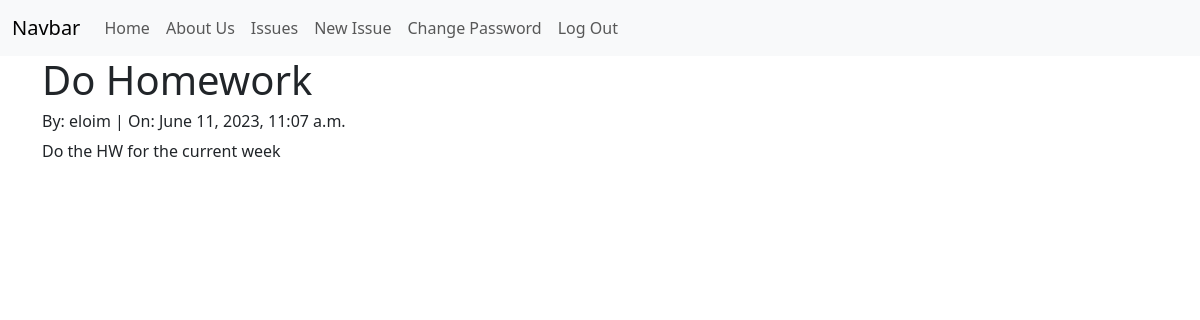
Screenshot of /issues/1/detail/ (signed in) with the database file from the repository.
### issues/models.py (models this page shows, shortened)
class Issue(models.Model):
    summary = models.CharField(max_length=256)
    body = models.TextField()
    assignee = models.ForeignKey(
        get_user_model(),
        on_delete=models.CASCADE
    )
    reporter = models.ForeignKey(
        get_user_model(),
        on_delete=models.CASCADE,
        related_name="reporter"
    )
    status = models.ForeignKey(
        Status,
        on_delete=models.CASCADE
    )
    priority = models.ForeignKey(
        Priority,
        on_delete=models.CASCADE
    )
    created_on = models.DateTimeField(auto_now_add=True)
    updated_on = models.DateTimeField(blank=True, null=True, default=None)

### accounts/models.py (models this page shows)
class CustomUser(AbstractUser):
    role = models.ForeignKey(
        Role,
        on_delete=models.CASCADE,
        null=True, blank=True
    )
    team = models.ForeignKey(
        Team,
        on_delete=models.CASCADE,
        null=True, blank=True
    )

### issues/views.py (the view)
# urls.py: path('<int:pk>/detail/', views.IssueDetailView.as_view(), name="detail"),
class IssueDetailView(LoginRequiredMixin, DetailView):
    template_name = "issues/detail.html"
    model = Issue

### templates/issues/detail.html (shortened to what this page needs)
{% extends 'base.html' %}
{% block content %}
<div class="container">
    <h1>{{ issue.summary }}</h1>
    <h6>By: {{ issue.reporter }} | On: {{ issue.created_on }}</h6>
    <p>{{ issue.body }}</p>
</div>
{% endblock content %}

### rows the page displays
Issue: summary "Do Homework", reporter "eloim", created_on "June 11, 2023, 11:07 a.m.", body "Do the HW for the current week"
